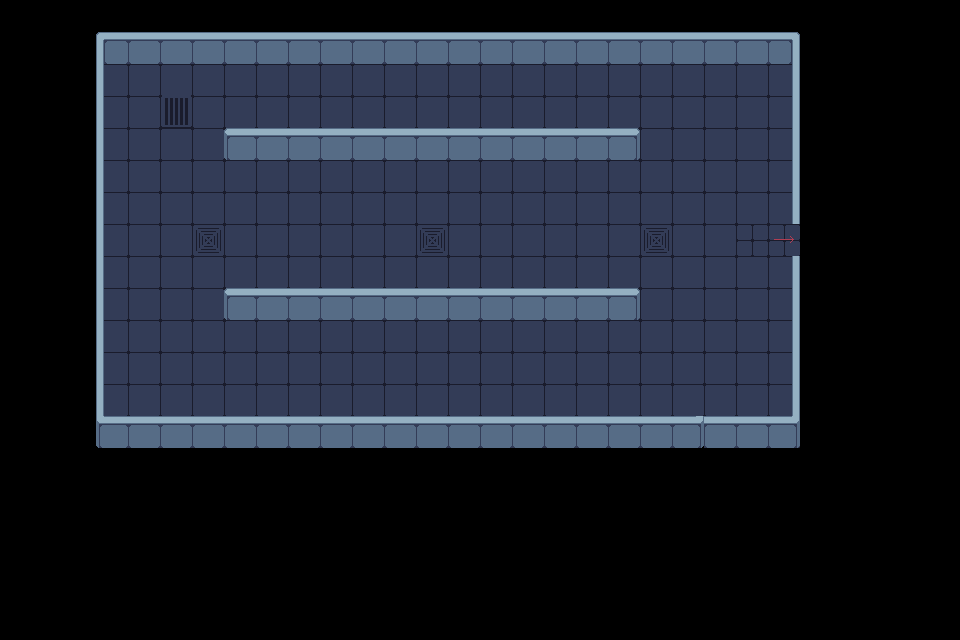

A 2D game scene composited from a Tiled map and its tileset images. What follows is a short description and the map's XML, with each tile layer's data collapsed to a summary:
An orthogonal 30x20 tile map with 32x32 px tiles, 5 tile layers (floor, collision, collision_in_frame, info layer, ...) and 7 objects (5x MedusaDrone, PlayerSpawn, triggerEndLevel).

<map version="1.10" tiledversion="1.12.2" orientation="orthogonal" renderorder="left-down" width="30" height="20" tilewidth="32" tileheight="32" infinite="0" nextlayerid="9" nextobjectid="10">
 <editorsettings>
  <export target="../assets/Maps/Level_02.json" format="json" />
 </editorsettings>
 <tileset firstgid="1" source="../assets/Maps/tileset/industrial.tsx" />
 <layer id="2" name="floor" width="30" height="20">
  <data>[600 cells, 245 non-empty, 4 distinct tile ids]</data>
 </layer>
 <layer id="1" name="collision" width="30" height="20">
  <data>[600 cells, 70 non-empty, 9 distinct tile ids]</data>
 </layer>
 <layer id="6" name="collision_in_frame" width="30" height="20">
  <data>[600 cells, 21 non-empty, 3 distinct tile ids]</data>
 </layer>
 <layer id="7" name="info layer" width="30" height="20">
  <data>[600 cells, 1 non-empty, 1 distinct tile ids]</data>
 </layer>
 <objectgroup id="4" name="Player">
  <object id="1" name="PlayerSpawn" x="124.277" y="98.6444">
   <point />
  </object>
  <object id="4" name="triggerEndLevel" x="788.382" y="248.33">
   <point />
  </object>
 </objectgroup>
 <objectgroup id="8" name="Robots">
  <object id="5" name="Medusa_1" type="MedusaDrone" x="561.576" y="98.6448">
   <point />
  </object>
  <object id="6" name="Medusa_2" type="MedusaDrone" x="239.233" y="377.491">
   <point />
  </object>
  <object id="7" name="Medusa_3" type="MedusaDrone" x="437.299" y="230.689">
   <point />
  </object>
  <object id="8" name="Medusa_4" type="MedusaDrone" x="656.337" y="374.384">
   <point />
  </object>
  <object id="9" name="Medusa_5" type="MedusaDrone" x="146.802" y="229.135">
   <point />
  </object>
 </objectgroup>
 <layer id="3" name="upper Layer" width="30" height="20">
  <data>[600 cells, 0 non-empty, 0 distinct tile ids]</data>
 </layer>
</map>
